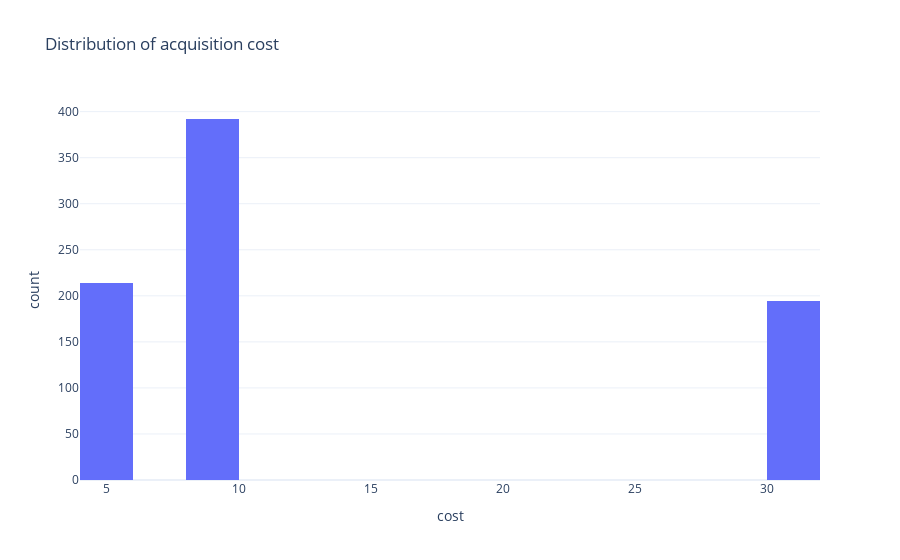

Notebook source saved alongside this figure:
### Markdown cell above
# visualizing the distribution of acquisition cost and revenue generated by the customer

### Code cell
fig = px.histogram(data, 
                   x = "cost",
                   nbins = 20,
                   title = 'Distribution of acquisition cost')
fig.show()

### Figure 1 — Plotly figure (JSON) as saved in the notebook; plotly's stock layout.template omitted (floating-point values rounded to 4 significant figures; data arrays with more than 128 entries replaced by an {"elided": "..."} marker saying what was removed)
{"data": [{"alignmentgroup": "True", "bingroup": "x", "hovertemplate": "cost=%{x}<br>count=%{y}<extra></extra>", "legendgroup": "", "marker": {"color": "#636efa", "pattern": {"shape": ""}}, "name": "", "nbinsx": 20, "offsetgroup": "", "orientation": "v", "showlegend": false, "type": "histogram", "x": {"elided": "800 float values"}, "xaxis": "x", "yaxis": "y"}], "layout": {"autosize": true, "barmode": "relative", "legend": {"tracegroupgap": 0}, "title": {"text": "Distribution of acquisition cost"}, "xaxis": {"anchor": "y", "autorange": true, "domain": [0, 1], "range": [4, 32], "title": {"text": "cost"}, "type": "linear"}, "yaxis": {"anchor": "x", "autorange": true, "domain": [0, 1], "range": [0, 412.6], "title": {"text": "count"}}}}
